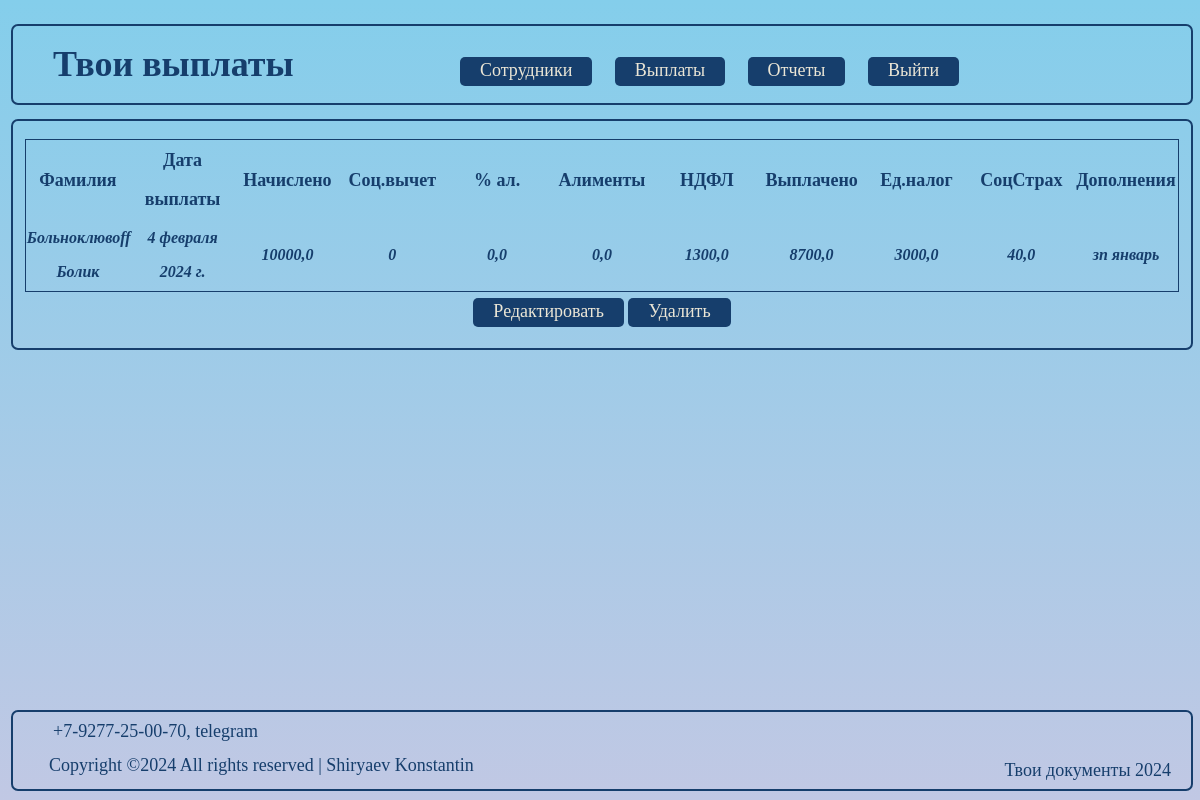
Page /charges/1 on the committed database.
### taxes/models.py (models this page shows, shortened)
class Accruals_and_taxes(models.Model):
    worker = models.ForeignKey(Staff, on_delete=models.CASCADE, verbose_name='Работник')
    payment_date = models.DateField(verbose_name='Дата выплаты')
    reporting_date = models.DateField(verbose_name='Дата начисления', default=default_datetime, blank= True,null=True)
    accrued = models.FloatField(verbose_name='Начислено')
    alimony = models.FloatField(default=0, verbose_name='Алименты в %')
    description = models.TextField(blank=True, verbose_name='Описание')
    class Meta:
        verbose_name = 'Начисления'
    def social_deductions(self):
        dependents = self.worker.dependents
        if dependents <= 2:
            return dependents * 1400
        elif dependents >= 3:
            return 2800 + (3000 * int(dependents - 2))
        else:
            return dependents == 0
    def income_tax(self):
        accrued = self.accrued
        social_deductions = self.social_deductions()
        return (accrued - social_deductions) * 0.13
    def alimony_tax(self):
        accrued = self.accrued
        alimony = self.alimony
        return accrued * alimony * 0.01
    def salary(self):
        accrued = self.accrued
        alimony_tax = self.alimony_tax()
        income_tax = self.income_tax()
        return accrued - (alimony_tax + income_tax)
    def single_tax(self):
        accrued = self.accrued
        return accrued * 0.3
    def injury_insurance(self):
        accrued = self.accrued
        return accrued * 0.004
    class Meta:
        verbose_name = 'Выплата'
        verbose_name_plural = 'Выплаты'

class Staff(models.Model):
    author = models.ForeignKey(User, on_delete=models.CASCADE, verbose_name='Компания')
    surname = models.CharField(max_length=24, verbose_name='Фамилия')
    name = models.CharField(max_length=24, verbose_name='Имя')
    patronimic = models.CharField(max_length=24, blank=True, verbose_name='Отчество')
    ITN = models.PositiveBigIntegerField(unique=True, validators=[MaxValueValidator(999999999999)], verbose_name='ИНН')
    post = models.CharField(max_length=24, verbose_name='Должность')
    dependents = models.IntegerField(default=0, verbose_name='Иждивенцы')
    employment_date = models.DateField(null=True, verbose_name='Дата приёма')
    description = models.TextField(max_length=150, blank=True, verbose_name='Описание')
    class Meta:
        ordering = ['surname']
        indexes = [
            models.Index(fields=['surname']),
            ]
        verbose_name = 'Сотрудники'
        verbose_name_plural = 'Персонал'
    def __str__(self):
        return f'{self.surname} {self.name}'

### taxes/views.py (the view)
# urls.py: path('charges/<int:pk>', СhargesDetailView.as_view(), name='charges'),
class СhargesDetailView(DetailView):
    model = Accruals_and_taxes
    template_name = 'pay_charges/charges_detail.html'
    context_object_name = 'accruals_and_taxes'
    def get_object(self, **kwargs):
        id = self.kwargs.get('pk')
        return Accruals_and_taxes.objects.get(pk=id)

### taxes/templates/pay_charges/charges_detail.html (shortened to what this page needs)
{% extends 'flatpages/default.html' %}
{% block content %}
    <table class="table_blur">
        <thead>
           <tr>
               <th scope="col">Фамилия</th>
               <th scope="col">Дата выплаты</th>
               <th scope="col">Начислено</th>
               <th scope="col">Соц.вычет</th>
               <th scope="col">% ал.</th>
               <th scope="col">Алименты</th>
               <th scope="col">НДФЛ</th>
               <th scope="col">Выплачено</th>
               <th scope="col">Ед.налог</th>
               <th scope="col">СоцСтрах</th>
               <th scope="col">Дополнения</th>
            </tr>
        </thead>
        <tbody class="stab">
            <tr>
               <th scope="row">{{ accruals_and_taxes.worker }}</th>
               <th scope="row">{{ accruals_and_taxes.payment_date }}</th>
               <th scope="row">{{ accruals_and_taxes.accrued }}</th>
               <th scope="row">{{ accruals_and_taxes.social_deductions }}</th>
               <th scope="row">{{ accruals_and_taxes.alimony }}</th>
               <th scope="row">{{ accruals_and_taxes.alimony_tax }}</th>
               <th scope="row">{{ accruals_and_taxes.income_tax }}</th>
               <th scope="row">{{ accruals_and_taxes.salary }}</th>
               <th scope="row">{{ accruals_and_taxes.single_tax }}</th>
               <th scope="row">{{ accruals_and_taxes.injury_insurance }}</th>
               <th scope="row">{{ accruals_and_taxes.description|truncatechars:12 }}</th>
            </tr>
        </tbody>
    </table>
    <div class="btn-wrapper">
            <a href="{% url 'char_edit' accruals_and_taxes.id %}" class="btn" role="button" >Редактировать</a>
            <a href="{% url 'char_delete' accruals_and_taxes.id %}" class="btn" role="button" >Удалить</a>
    </div>
{% endblock content %}

### account/static/css/styles.css (style rules this page uses)
:root { --document_black: #163E6C; --document_red: #D20A11; --document_beige: #d6d8eb; }
html { font-family: "PT-Astra-Sans_Regular"; font-size: 18px; color: var(--document_black); line-height: 2.15; -webkit-text-size-adjust: 100%; -ms-text-size-adjust: 100%; -moz-text-size-adjust: 100%; -ms-overflow-style: scrollbar; -webkit-tap-highlight-color: rgba(0, 0, 0, 0); }
body { background: linear-gradient(#84CEEB, #C1C8E4); width: 99%; min-width:960px; max-height: 100em; }
*, *:before, *:after { box-sizing: border-box; }
tbody.stab { font-size: medium; font-style: italic; }
.btn { text-decoration: none; color: #EBE6D6; background-color: #163E6C; border-radius: 5px; padding: 3px 20px 6px 20px; }
div.btn-wrapper { text-align: center; padding-bottom: 1em; }
.table_blur { table-layout: fixed; margin-left: auto; margin-right: auto; width: 98%; border-collapse: collapse; border: 1px solid #163E6C; }
body { background-color: #EBE6D6; }

### rows in the picture
Accruals_and_taxes: worker "Больноклювоff Болик", payment_date "4 февраля 2024 г.", accrued "10000,0", social_deductions "0", alimony "0,0", alimony_tax "0,0", income_tax "1300,0", salary "8700,0", single_tax "3000,0", injury_insurance "40,0", description "зп январь"
